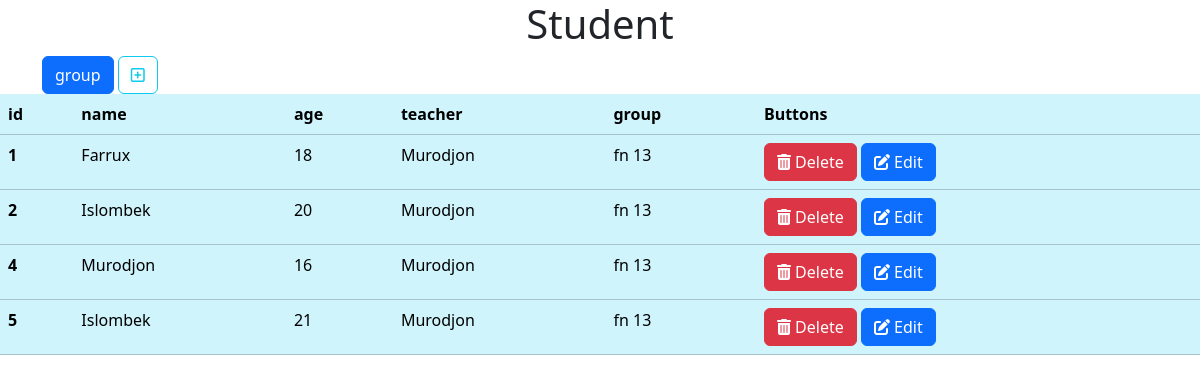
Page /student/1/ on the earlier database version.
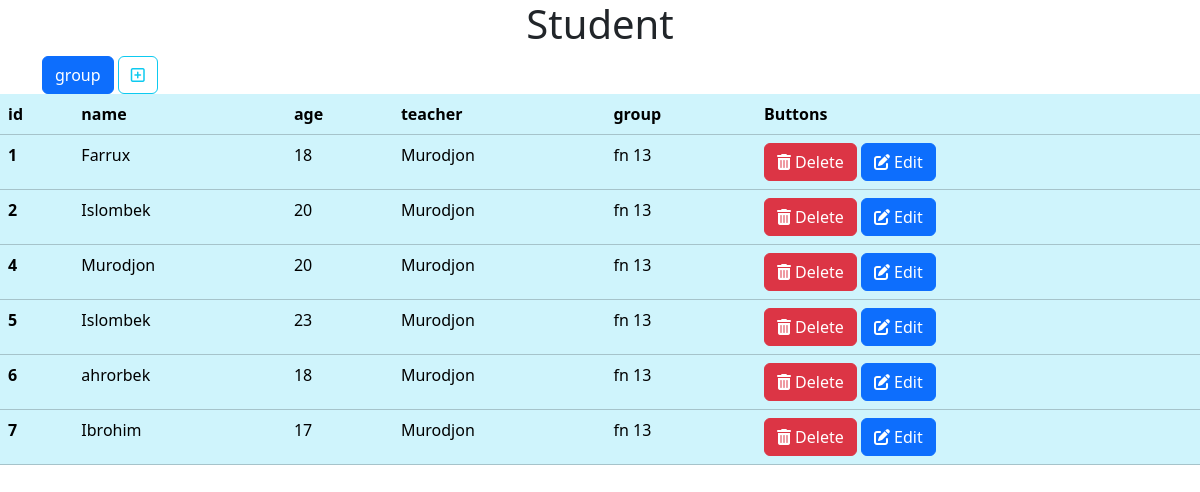
Same page on the later database version.
### student/models.py (models this page shows, shortened)
class Student(models.Model):
    name = models.CharField(max_length=100)
    age = models.IntegerField()
    teacher = models.ForeignKey(Teacher, on_delete=models.CASCADE, related_name='groups_taught')
    group = models.ForeignKey(Group, on_delete=models.CASCADE)

class Teacher(models.Model):
    name = models.CharField(max_length=100)
    group = models.ForeignKey(Group, on_delete=models.CASCADE, related_name='group_taught')
    def __str__(self):
        return self.name

class Group(models.Model):
    name = models.CharField(max_length=100)
    def __str__(self):
        return self.name

### student/views.py (the view)
# urls.py: path('student/<int:t_id>/',student,name='student'),
def student(request,t_id):
    student=Teacher.objects.get(id=t_id)
    stu=student.groups_taught.all()
    return render(request,'student.html',context={'stu':stu})

### templates/student.html (shortened to what this page needs)
{% extends 'base.html' %}
{% block content %}
<div class="container">
  <h1 style="text-align: center;">Student</h1>
  <a href="{% url 'group' %}" class="btn btn-primary" >group</a>
    <a style="text-align: center;" href="{% url 'create' %}" class="btn btn-outline-info" ><i class="fa-regular fa-square-plus"></i></a>
  </div>
<table class="table table-info">
    <thead>
      <tr>
        <th scope="col">id</th>
        <th scope="col">name</th>
        <th scope="col">age</th>
        <th scope="col">teacher</th>
        <th scope="col">group</th>
        <th scope="col">Buttons</th>
      </tr>
    </thead>
    {% for i in stu %}
    <tbody>
      <tr>
        <th scope="row">{{i.id}}</th>
        <td>{{i.name}}</td>
        <td>{{i.age}}</td>
        <td>{{i.teacher}}</td>
        <td>{{i.group}}</td>
         <td><a class="btn btn-danger" href="{% url 'delete' i.id %}">
          <i class="fas fa-trash-alt"></i> Delete
      </a>
      <a class="btn btn-primary" href="{% url 'update' i.id %}">
        <i class="fas fa-edit"></i> Edit
    </a></td>
      </tr>
    </tbody>
    {% endfor %}
  </table>
{% endblock content %}

### templates/base.html (shortened to what this page needs)
<!DOCTYPE html>
<html lang="en">
<head>
    <link rel="stylesheet" href="https://cdnjs.cloudflare.com/ajax/libs/font-awesome/6.5.2/css/all.min.css" />
    <link href="https://cdn.jsdelivr.net/npm/bootstrap@5.3.3/dist/css/bootstrap.min.css" rel="stylesheet">
</head>
<body>
{% block content %}
{% endblock content %}
</body>
</html>

Differences in the rows shown:
changed Student id 4: age "16" → "20"
changed Student id 5: age "21" → "23"
added Student: id "6", name "ahrorbek", age "18", teacher "Murodjon", group "fn 13"
added Student: id "7", name "Ibrohim", age "17", teacher "Murodjon", group "fn 13"
